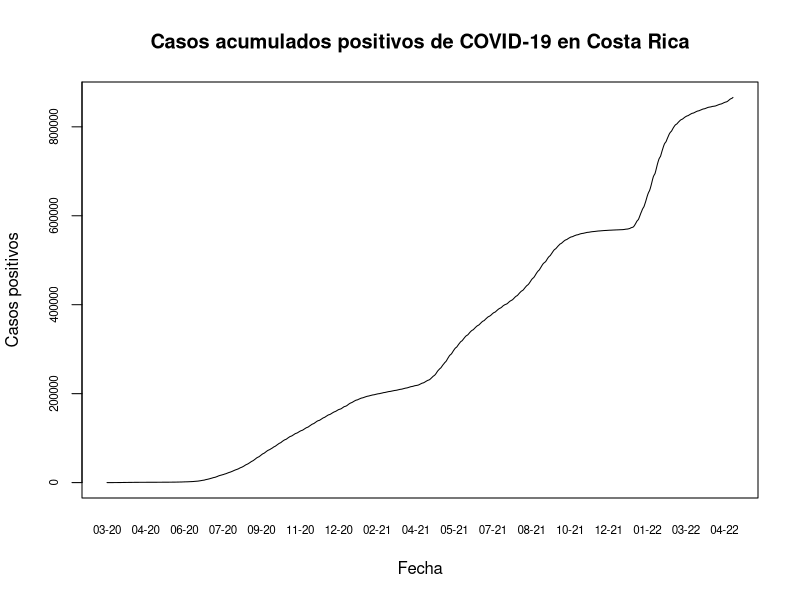
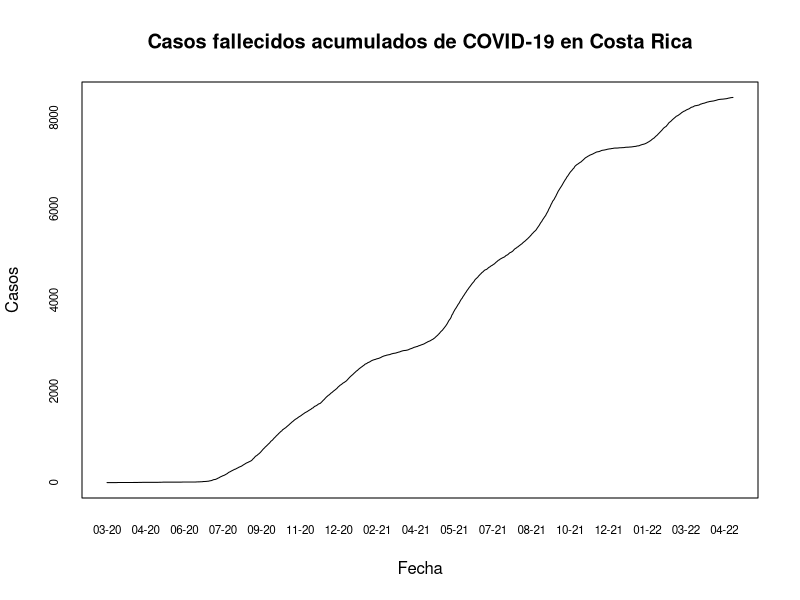

R code for these plots, in order:
## ---- chunk 1
knitr::opts_chunk$set(echo = TRUE)
## ---- chunk 2
covid <- read.csv(file = "05_10_22_CSV_GENERAL.csv", sep = ";")
## ---- chunk 3
options(scipen = 7)
## ---- chunk 4
covid$FECHA <- as.Date(covid$FECHA, format = "%d/%m/%Y")
## ---- chunk 5
plot(
  covid$FECHA,
  covid$positivos,
  type = "l",
  xaxt = "n",
  yaxt = "n",
  main = "Casos acumulados positivos de COVID-19 en Costa Rica",
  xlab = "Fecha",
  ylab = "Casos positivos"
)

# Formato del eje x
axis(
  side = 1,
  covid$FECHA,
  tick = FALSE,
  format(covid$FECHA, "%m-%y"),
  cex.axis = 0.7
)

# Formato del eje y
axis(
  side = 2,
  covid$positivos,
  labels = TRUE,  
  at = seq(0, 1000000, by = 200000),
  cex.axis = 0.7
)
## ---- chunk 6
plot(
  covid$FECHA,
  covid$fallecidos,
  type = "l",
  xaxt = "n",
  yaxt = "n",
  main = "Casos fallecidos acumulados de COVID-19 en Costa Rica",
  xlab = "Fecha",
  ylab = "Casos"
)
# Formato del eje X
axis(side = 1,
     covid$FECHA,
     tick = FALSE,
     format(covid$FECHA, "%m-%y"),
     cex.axis = 0.7)
# Formato del eje Y
axis(
  side = 2,
  covid$fallecidos,
  labels = TRUE,  
  at = seq(0, 10000, by = 2000),
  cex.axis = 0.7
)
